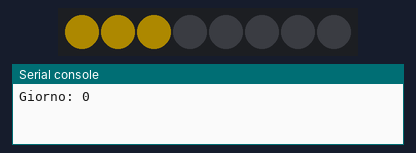
A program run on a simulated ESP32 board running CircuitPython. Parts: 8 RGB LEDs in strip order, left to right, the last lines printed to the serial console. Dim RGB values are drawn brighter than linear.

Above: at 0.46 s.
At 4.7 s:
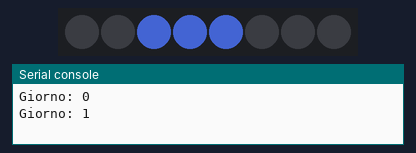
At 8.1 s:
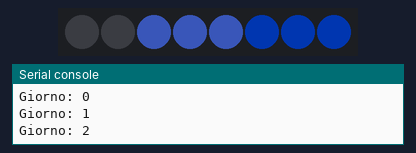
At 15.7 s:
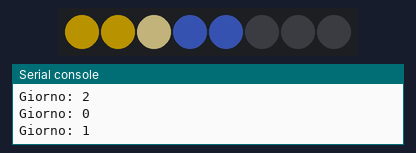
At 23.31 s:
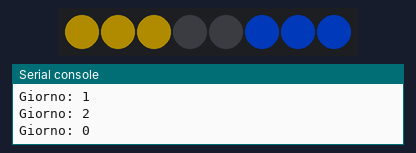
At 31.3 s:
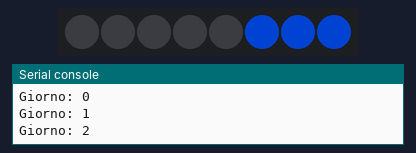
Timing chart, 0 to 40.0 s (numbered marks = the images above):
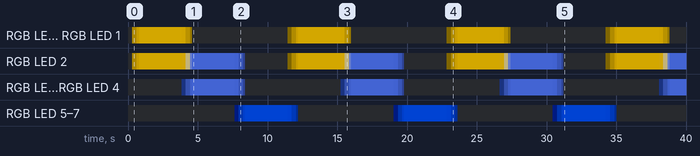

The program:

statuine2.py
```python
import time
import board
import neopixel

# === LED SETUP ===
NUM_LEDS = 8

# 🔧 PIN CORRETTO (fallback compatibile)
try:
    LED_PIN = board.IO20
except AttributeError:
    try:
        LED_PIN = board.IO20
    except AttributeError:
        LED_PIN = board.D6  # fallback più comune Adafruit

pixels = neopixel.NeoPixel(LED_PIN, NUM_LEDS, brightness=0.5, auto_write=False)

# === COLORI STILE ANNI 80 ===
COLORS = {
    "sun": (255, 200, 0),
    "cloud": (80, 120, 255),
    "rain": (0, 80, 255),
    "storm": (120, 0, 180),
    "snow": (255, 255, 255),
}

# === METEO (placeholder) ===
forecast = [
    "sun",   # oggi
    "cloud", # domani
    "rain"   # dopodomani
]

# === GRUPPI LED ===
groups = [
    [0, 1, 2],      # oggi
    [2, 3, 4],      # domani (overlap morbido)
    [5, 6, 7],      # dopodomani
]

# === CREA STATO ===
def build_state(index):
    state = [(0, 0, 0)] * NUM_LEDS
    color = COLORS[forecast[index]]

    for i in groups[index]:
        state[i] = color

    return state

# === FADE MORBIDO ===
def fade_to(target, steps=25, delay=0.03):
    current = [pixels[i] for i in range(NUM_LEDS)]

    for s in range(steps + 1):
        for i in range(NUM_LEDS):
            r = int(current[i][0] + (target[i][0] - current[i][0]) * s / steps)
            g = int(current[i][1] + (target[i][1] - current[i][1]) * s / steps)
            b = int(current[i][2] + (target[i][2] - current[i][2]) * s / steps)
            pixels[i] = (r, g, b)

        pixels.show()
        time.sleep(delay)

# === LOOP PRINCIPALE ===
while True:
    for i in range(3):
        print("Giorno:", i)

        target = build_state(i)
        fade_to(target)

        time.sleep(3)
        
```

Measured:
- by itself, RGB LED 2: off → RGB(51, 40, 0) at 0.31 s, → RGB(102, 80, 0) 0.31 s later, → RGB(127, 100, 0) 0.18 s later, → RGB(124, 98, 5) 3.0 s later, … (43 changes in this stretch)
- by itself, RGB LED 0, RGB LED 1: off → RGB(51, 40, 0) at 0.31 s, → RGB(102, 80, 0) 0.31 s later, → RGB(127, 100, 0) 0.18 s later, → RGB(122, 96, 0) 3.0 s later, … (31 changes in this stretch)
- what the display in image 1 shows lasts 3.0 s, from 4.6 s to 7.6 s
